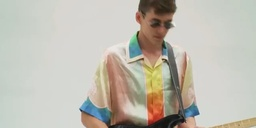
#> input picture data/LF052.jpg, 256 x 128 px, shrunk from 640 x 320 before the run
$ jupyter execute tvid_2.ipynb
#> lines starting #> are read from the running program, lines starting #| are printed output that depends on the picture; long printed decimals are rounded
# TVID 2

Bonzi Théo IMAGE 2024

[cell 1]
import numpy as np
import matplotlib.pyplot as plt
from PIL import Image
import os
from tqdm import tqdm

[cell 2]
def load_images(img1_path, img2_path):
#> called with img1_path = './data/LF052.jpg', img2_path = './data/LF054.jpg'
    F1 = Image.open(img1_path, mode='r', formats=None)
#> F1 is the input picture: PIL image 256x128 RGB; mean R, G, B 191.2, 187.4, 176.8
    F2 = Image.open(img2_path, mode='r', formats=None)
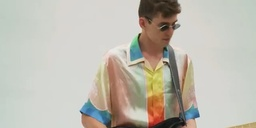
#> input picture data/LF054.jpg, 256 x 128 px, shrunk from 640 x 320 before the run
#> F2 is the input picture: PIL image 256x128 RGB; mean R, G, B 190.4, 186.7, 176.2
    F1_grey = Image.open(img1_path, mode='r', formats=None).convert('L')
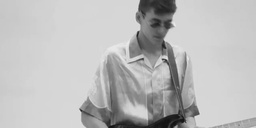
#> F1_grey: PIL image 256x128 L; min 16, max 236, mean 187.4
    F2_grey = Image.open(img2_path, mode='r', formats=None).convert('L')
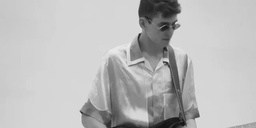
#> F2_grey: PIL image 256x128 L; min 16, max 235, mean 186.6

    return F1, F2, F1_grey, F2_grey

[cell 3]
dir_path = './data/'
img_1 = os.path.join(dir_path, 'LF052.jpg')
img_2 = os.path.join(dir_path, 'LF054.jpg')

F1, F2, F1_grey, F2_grey = load_images(img1_path=img_1, img2_path=img_2)

[cell 4]
def plot_images(img1, img2, title_1='Image 1', title_2="Image 2"):
    plt.figure(figsize=(20, 20))

    plt.subplot(1, 2, 1)
    plt.title(title_1)
    plt.imshow(img1)
    plt.axis('off')

    plt.subplot(1, 2, 2)
    plt.title(title_2)
    plt.imshow(img2)
    plt.axis('off')

[cell 5]
plot_images(F1, F2)
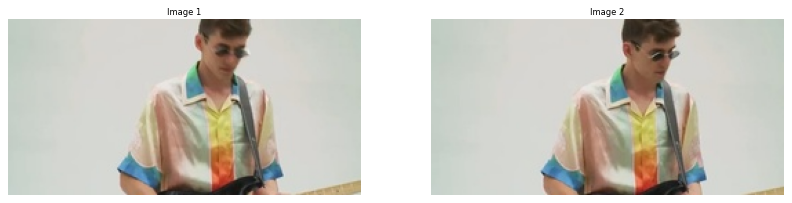
#> figure drawn by matplotlib, 2 panels

[cell 6]
def image_to_float(img_1, img_2, img_grey_1, img_grey_2):
    f1 = np.asarray(img_1)
    f2 = np.asarray(img_2)
    f1_grey = np.asarray(img_grey_1) / 255
    f2_grey = np.asarray(img_grey_2) / 255

    return f1, f2, f1_grey, f2_grey

f1, f2, f1_grey, f2_grey = image_to_float(img_1=F1, img_2=F2, img_grey_1=F1_grey, img_grey_2=F2_grey)

# Backward_motion_estimation

[cell 7]
def backward_motion_estimation(F1, F2, block_size):
    print(f"Block: {block_size}")
    F1_array = np.asarray(F1)
    F2_array = np.asarray(F2)

    height, width = F2_array.shape[:2]
    motion_vectors = np.zeros((height // block_size, width // block_size, 2), dtype=int)

    for y in tqdm(range(0, height, block_size), desc="Backward motion"):
        for x in range(0, width, block_size):
            best_match = (0, 0)
            min_diff = float('inf')

            F2_block = F2_array[y:y+block_size, x:x+block_size]

            for y1 in range(max(0, y - block_size), min(height - block_size, y + block_size)):
                for x1 in range(max(0, x - block_size), min(width - block_size, x + block_size)):
                    F1_block = F1_array[y1:y1+block_size, x1:x1+block_size]
                    diff = np.sum(np.abs(F2_block - F1_block))

                    if diff < min_diff:
                        min_diff = diff
                        best_match = (x1 - x, y1 - y)

            motion_vectors[y // block_size, x // block_size] = best_match

    return motion_vectors

# Reconstruct image

[cell 8]
def reconstruct_image(F1, motion_vectors, block_size):
    F1_array = np.asarray(F1)
    height, width = F1_array.shape[:2]
    reconstructed = np.zeros_like(F1_array)

    for y in tqdm(range(0, height, block_size), desc="Reconstruct image"):
        for x in range(0, width, block_size):
            dx, dy = motion_vectors[y // block_size, x // block_size]
            reconstructed[y:y+block_size, x:x+block_size] = F1_array[y+dy:y+dy+block_size, x+dx:x+dx+block_size]

    return reconstructed

# MSE

[cell 9]
def calculate_mse(original, reconstructed):
    mse = np.mean((original - reconstructed) ** 2)
    return mse

[cell 10]
block_sizes = [2, 4, 8, 16]

for block in block_sizes:
    motion_vectors = backward_motion_estimation(F1, F2, block)
    F2_reconstructed = reconstruct_image(F1, motion_vectors, block)
    mse = calculate_mse(np.asarray(F2), F2_reconstructed)
    print(f"MSE: {mse}")
    plot_images(F2_reconstructed, F2, title_1="F2 Reconstruct",title_2="Original F2")
    plt.show()
#> this loop made 4 passes
#> mse on passes 1 to 4: 23.44, 28.56, 33.02, 38.57
#| MSE: 23.437
#| MSE: 28.564
#| MSE: 33.017
#| MSE: 38.566
#> pass 1, `F2_reconstructed = reconstruct_image(F1, motion_vectors, block)`:
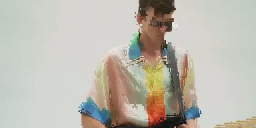
#> F2_reconstructed: shape (128, 256, 3); mean R, G, B 189.3, 185.4, 174.8
#> pass 2, `F2_reconstructed = reconstruct_image(F1, motion_vectors, block)`:
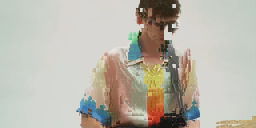
#> F2_reconstructed: shape (128, 256, 3); mean R, G, B 186, 182.2, 171.4
#> pass 3, `F2_reconstructed = reconstruct_image(F1, motion_vectors, block)`:
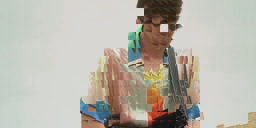
#> F2_reconstructed: shape (128, 256, 3); mean R, G, B 183.5, 179.8, 169.5
#> after the loop:
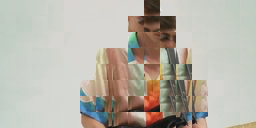
#> F2_reconstructed: shape (128, 256, 3); mean R, G, B 183.2, 178.6, 168.3

# (B)

L'avantage de l'estimation backward est que nous essayons de prédire F1 à partir de F2. Cela est particulièrement efficace si de nouveaux objets sont révélés dans F1. En effet, la méthode forward repose sur l'hypothèse que les objets et la scène se déplacent de manière uniforme entre les frames.

Or si un nouvel objet apparaît dans F2, l'image reconstruite aura alors des artefacts.

L'estimation backward permet de gérer ce problème, il utilise l'image future pour prédire l'ancienne, sachant l'image suivante, il est plus facile de reconstruire l'image précédente.

# (C)

Pour reconstruire l'image F2, nous avons besoin des 3 données classiques suivantes :
- Le Vecteurs de Mouvement (motion_vectors)
- L'image de référence (F1)
- Les différences résiduelles entre F2 reconstruite et l'originale F2

[cell 11]
def calculate_residuals(original, reconstructed):
    return original - reconstructed

[cell 12]
block_size = 8

# 1. Calcul des vecteurs de mouvement
motion_vectors = backward_motion_estimation(F1, F2, block_size)

# 2. Reconstruction de F2 à partir des vecteurs de mouvement
F2_reconstructed = reconstruct_image(F1, motion_vectors, block_size)

plot_images(F2_reconstructed, F2, title_1="F2 Reconstruct",title_2="Original F2")

# 3. Calcul des résiduels
residuals = calculate_residuals(np.asarray(F2), F2_reconstructed)
#> in calculate_residuals, `return original - reconstructed`:
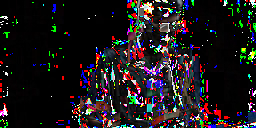
#> returned value: shape (128, 256, 3); mean of channels 0, 1, 2 30.7, 25.8, 28; drawn as R, G, B

# 3 données classiques: F1, motion_vectors, residuals --> F2

# 4. Reconstruction finale de F2 avec les différences résiduelles
F2_final_reconstruction = F2_reconstructed + residuals

# Calcul de la MSE
mse = calculate_mse(np.asarray(F2), F2_final_reconstruction)
#> mse = 0
print("MSE après reconstruction avec résiduels: ", mse)
#| MSE après reconstruction avec résiduels:  0.0

plot_images(F2_final_reconstruction, F2, title_1="F2 Reconstruct Final",title_2="Original F2")

# (E)

Après avoir utilisé les 3 données "classiques", nous avons maintenant une MSE de 0.

# (F)

Nous pouvons coder avec perte les différences résiduelles. Nous pouvons réduire la taille des données de la différence.

[cell 13]
def calculate_residuals_with_loss(original, reconstructed, quantization_level):
    residuals = original - reconstructed
    residuals_quantified = np.round(residuals / quantization_level) * quantization_level
    return residuals_quantified

[cell 14]
block_size = 8

# 1. Calcul des vecteurs de mouvement
motion_vectors = backward_motion_estimation(f1_grey, f2_grey, block_size)

# 2. Reconstruction de F2 à partir des vecteurs de mouvement
F2_reconstructed = reconstruct_image(f1_grey, motion_vectors, block_size)

plot_images(F2_reconstructed, f2_grey, title_1="F2 Reconstruct",title_2="Original F2")

# 3. Calcul des résiduels avec perte
residuals = calculate_residuals_with_loss(f2_grey, F2_reconstructed, 10)
#> in calculate_residuals_with_loss, `residuals = original - reconstructed`:
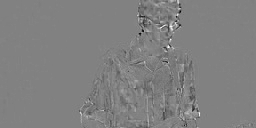
#> residuals: shape (128, 256) float64; min -0.325, max 0.314, mean -0.00223; drawn with min black and max white
#> in calculate_residuals_with_loss, `residuals_quantified = np.round(residuals / quantization_level) * quan..`: residuals_quantified: shape (128, 256) float64; every value is 0

# 4. Reconstruction finale de F2 avec les différences résiduelles
F2_final_reconstruction = F2_reconstructed + residuals

F2_final_reconstruction = np.clip(F2_final_reconstruction, 0, 255)

# Calcul de la MSE
mse = calculate_mse(f2_grey, F2_final_reconstruction)
#> mse = 0.00054
print("MSE après reconstruction avec résiduels: ", mse)
#| MSE après reconstruction avec résiduels:  0.0005395

plot_images(F2_final_reconstruction, f2_grey, title_1="F2 Reconstruct Final",title_2="Original F2")
